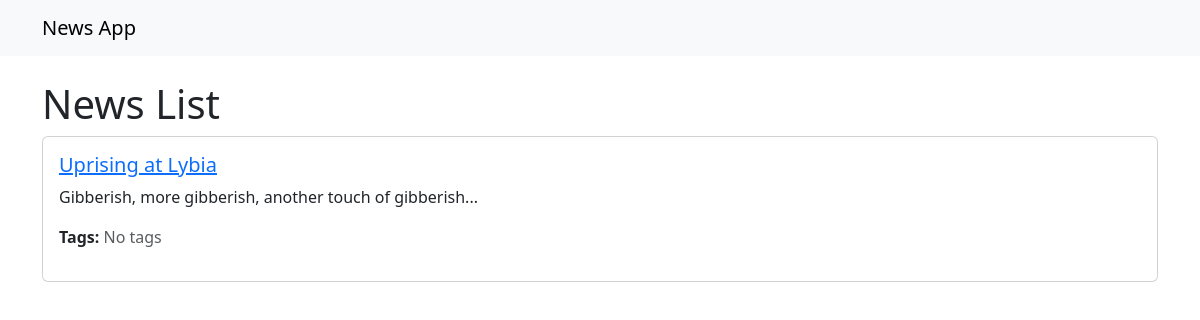
/, run on an earlier commit of the app's database.
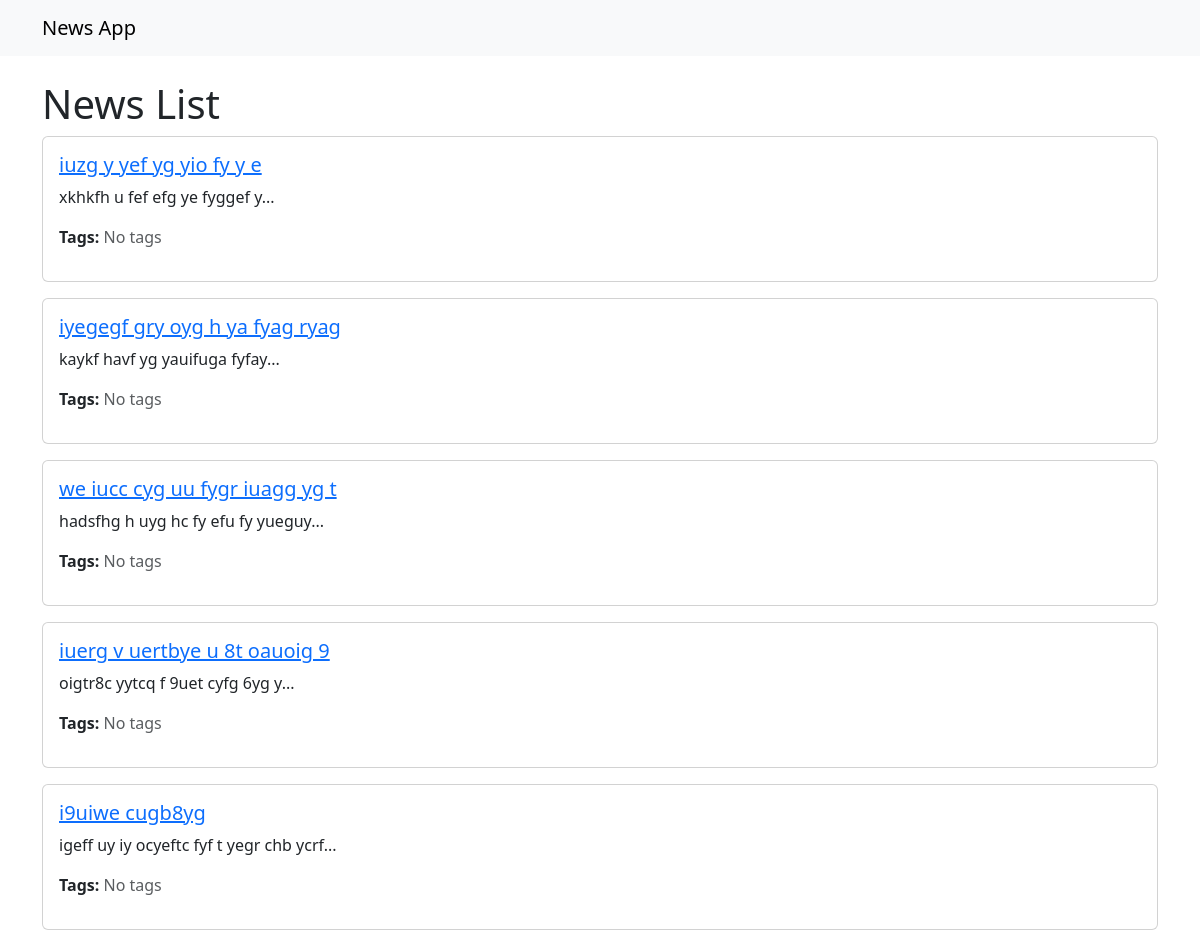
And on a later commit of the database.
### news/models.py (models this page shows)
class News(models.Model):
    title = models.CharField(max_length=255)
    text = models.TextField()
    image = models.ImageField(upload_to='http://127.0.0.1:8000/news_images/', blank=True, null=True)
    tags = models.ManyToManyField('Tag', related_name='news')
    created_at = models.DateTimeField(auto_now_add=True)
    views = models.IntegerField(default=0)

### news/urls.py (the view)
# urls.py: path('', news_list_view, name='news-list'),
def news_list_view(request):
    page = int(request.GET.get('page', 1))
    per_page = 5 if page == 1 else 3  # First load: 5, subsequent: 3
    news_list = News.objects.all().order_by('-created_at')
    paginator = Paginator(news_list, per_page)
    try:
        news_page = paginator.page(page)
    except:
        return JsonResponse({'news': []})  # Return empty list if out of range
    news_data = [
        {
            'id': news.id,
            'title': news.title,
            'text': news.text[:150] + "...",
            'tags': [tag.name for tag in news.tags.all()]
        } for news in news_page
    ]
    if request.headers.get('X-Requested-With') == 'XMLHttpRequest':  # AJAX request
        return JsonResponse({'news': news_data})
    return render(request, 'news/news_list.html', {'news_list': news_data})

### news/templates/news/news_list.html (shortened to what this page needs)
{% extends 'news/base.html' %}
{% block content %}
    <h1>News List</h1>
    <div id="news-container">
        {% for news in news_list %}
            <div class="card mb-3">
                <div class="card-body">
                    <h5 class="card-title">
                        <a href="{% url 'news-detail' news.id %}">{{ news.title }}</a>
                    </h5>
                    <p class="card-text">{{ news.text|truncatechars:150 }}</p>
                    <p><strong>Tags:</strong>
                        {% for tag in news.tags.all %}
                            <a href="{% url 'news-by-tag' tag.id %}" class="badge bg-primary text-decoration-none">{{ tag.name }}</a>
                        {% empty %}
                            <span class="text-muted">No tags</span>
                        {% endfor %}
                    </p>
                </div>
            </div>
        {% empty %}
            <p class="text-muted">No news available.</p>
        {% endfor %}
    </div>
{% endblock %}

### news/templates/news/base.html (shortened to what this page needs)
<!DOCTYPE html>
<html lang="en">
<head>
    <link href="https://cdn.jsdelivr.net/npm/bootstrap@5.3.0/dist/css/bootstrap.min.css" rel="stylesheet">
</head>
<body>
    <nav class="navbar navbar-light bg-light">
        <div class="container">
            <a class="navbar-brand" href="{% url 'news-list' %}">News App</a>
        </div>
    </nav>
    <div class="container mt-4">
        {% block content %}{% endblock %}
    </div>
</body>
</html>

What changed in the data, as far as the page shows it:
no longer on this page (row edited): News: title "Uprising at Lybia"
added News: title "iuzg y yef yg yio fy y e"
added News: title "iyegegf gry oyg h ya fyag ryag"
added News: title "we iucc cyg uu fygr iuagg yg t"
added News: title "iuerg v uertbye u 8t oauoig 9"
added News: title "i9uiwe cugb8yg"
Also different on the page:
new list line: "xkhkfh u fef efg ye fyggef y... Tags: No tags"
new list line: "kaykf havf yg yauifuga fyfay... Tags: No tags"
new list line: "hadsfhg h uyg hc fy efu fy yueguy... Tags: No tags"
new list line: "oigtr8c yytcq f 9uet cyfg 6yg y... Tags: No tags"
new list line: "igeff uy iy ocyeftc fyf t yegr chb ycrf... Tags: No tags"
list line gone: "Gibberish, more gibberish, another touch of gibberish... Tags: No tags"
